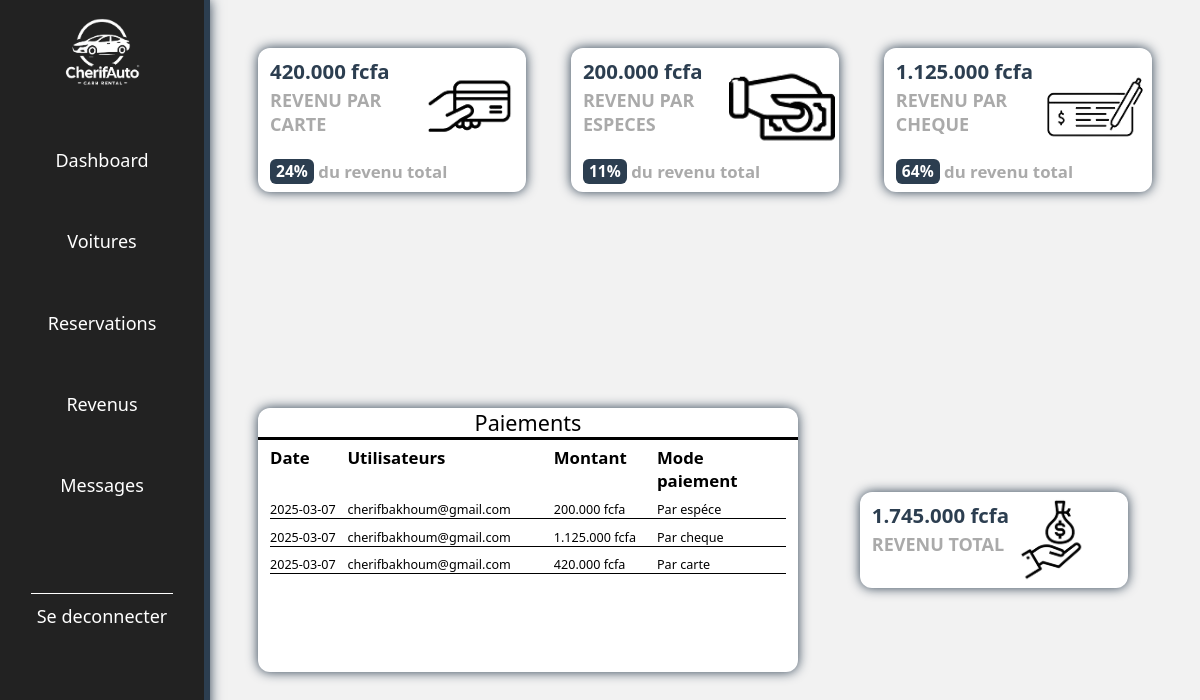
The app's page /admin/revenus.php with its own data.
### tables this page shows
CREATE TABLE `paiements` (
  `id_paiement` int(11) NOT NULL,
  `id_reservation` int(11) NOT NULL,
  `montant` varchar(32) NOT NULL,
  `date_paiement` varchar(16) NOT NULL,
  `mode_paiement` varchar(16) NOT NULL
);

CREATE TABLE `reservations` (
  `id_reservation` int(11) NOT NULL,
  `id_client` int(11) NOT NULL,
  `id_voiture` int(11) NOT NULL,
  `date_debut` varchar(16) NOT NULL,
  `date_fin` varchar(16) NOT NULL,
  `statut_reservation` varchar(16) NOT NULL,
  `montant` varchar(16) NOT NULL
);

CREATE TABLE `clients` (
  `id_client` int(11) NOT NULL,
  `nom` varchar(32) NOT NULL,
  `prenom` varchar(32) NOT NULL,
  `email` varchar(64) NOT NULL,
  `password` varchar(128) NOT NULL,
  `date_naissance` varchar(16) NOT NULL,
  `adresse` varchar(64) NOT NULL,
  `num_permis` varchar(64) NOT NULL
);

### fonction.php (called while the page is built, shortened)
<?php
function nice($nombre){
    return number_format($nombre, 0, ',', '.')." fcfa/jour" ;
}
function getemail_client($id_client,$connect){
    $sql="SELECT email FROM clients WHERE id_client = ?";
    $requete = $connect->prepare($sql);
    $requete->execute([$id_client]);
    $match=$requete->fetch();
    return $match['email'];
}
function info_reservation($recherche,$id_reservation,$connect){
    $sql="SELECT $recherche FROM reservations WHERE id_reservation = ?";
    $requete = $connect->prepare($sql);
    $requete->execute([$id_reservation]);
    $match=$requete->fetch();
    return $match[$recherche];
}
function total_revenu($connect){
    $sql="SELECT SUM(montant) AS total FROM paiements";
    $requete = $connect->prepare($sql);
    $requete->execute();
    $match=$requete->fetch();
    if($match['total']==null)
    return 0;
    else return $match['total'];;
}
function total_revenu_par($mode,$connect){
    $sql="SELECT SUM(montant) AS total FROM paiements WHERE mode_paiement = ?";
    $requete = $connect->prepare($sql);
    $requete->execute([$mode]);
    $match=$requete->fetch();
    if($match['total']==null)
    return 0;
    else return $match['total'];;
}

### admin/revenus.php (the view, shortened to what this page needs)
<?php
require_once("../PDO.php");
require_once("../fonction.php");
$sql = "SELECT * FROM paiements";
$requete = $connect->prepare($sql);
$requete->execute();
$paiements = $requete->fetchAll();
?>
<!DOCTYPE html>
<html lang="en">
<head>
    <link rel="stylesheet" href="../css/alerte_notification.css">
    <link rel="stylesheet" href="../css/header_footer.css">
    <link rel="stylesheet" href="../css/revenus.css">
</head>
<body>
     <?php require_once('navbar.php') ?>
    <main>
        <div class="pblocs">
        <div class="pbloc">
            <div class="top">
                <div class="left">
                    <h2><?= substr(nice(total_revenu_par('Par carte',$connect)),0,-5) ?></h2>
                    <p>REVENU PAR CARTE</p>
                </div>
                <div class="right">
                    <img src="../img/logo_carte.png" alt="">
                </div>
            </div>
            <div class="bottom">
                <p><span><?= round(total_revenu_par('Par carte',$connect)/total_revenu($connect)*100) ?>%</span> du revenu total</p>
            </div>
        </div>
        <div class="pbloc">
            <div class="top">
                <div class="left">
                    <h2><?= substr(nice(total_revenu_par('Par espéce',$connect)),0,-5) ?></h2>
                    <p>REVENU PAR ESPECES</p>
                </div>
                <div class="right">
                    <img src="../img/logo_espece.png" alt="">
                </div>
            </div>
            <div class="bottom">
                <p><span><?= round(total_revenu_par('Par espéce',$connect)/total_revenu($connect)*100) ?>%</span> du revenu total</p>
            </div>
        </div>
        <div class="pbloc">
            <div class="top">
                <div class="left">
                    <h2><?=substr(nice(total_revenu_par('Par cheque',$connect)),0,-5)  ?></h2>
                    <p>REVENU PAR CHEQUE</p>
                </div>
                <div class="right">
                    <img src="../img/logo_cheque.png" alt="">
                </div>
            </div>
            <div class="bottom">
                <p><span><?= round(total_revenu_par('Par cheque',$connect)/total_revenu($connect)*100) ?>%</span> du revenu total</p>
            </div>
        </div>
    </div>
    <div class="gblocs">
        <div class="gbloc pmt">
            <div class="entete">
                <h1>Paiements</h1>
            </div>
            <div class="paiements">
                <span class="tete">Date</span>
                <span class="tete">Utilisateurs</span>
                <span class="tete">Montant</span>
                <span class="tete">Mode paiement</span>
                <?php foreach($paiements as $paiement) :?>
                        <span><?= $paiement['date_paiement'] ?></span>
                        <span><?= getemail_client(info_reservation('id_client',$paiement['id_reservation'],$connect),$connect) ?></span>
                        <span><?= substr(nice($paiement['montant']),0,-5) ?></span>
                        <span><?= $paiement['mode_paiement'] ?></span>
                <?php endforeach; ?>
            </div>
        </div>
        <div class="pbloc">
            <div class="top">
                <div class="left">
                    <h2><?=substr(nice(total_revenu($connect)),0,-5)  ?></h2>
                    <p>REVENU TOTAL</p>
                </div>
                <div class="right">
                    <img src="../img/icone_revenu.png" alt="">
                </div>
            </div>
        </div>
    </div>
    </main>
</body>
</html>

### css/alerte_notification.css (style rules this page uses)
:root { --bleu: rgba(44, 62, 80, 1); --vert: rgb(61, 143, 63); --orange: rgba(255, 152, 0, 1) }

### css/header_footer.css (style rules this page uses)
:root { --bleu: rgba(44, 62, 80, 1); --orange : rgba(255, 152, 0, 1); --vert: rgb(61, 143, 63); }

### css/revenus.css (style rules this page uses)
:root { --bleu: rgba(44, 62, 80, 1); --vert: rgb(61, 143, 63); --orange : rgba(255, 152, 0, 1) }
* { padding: 0; margin: 0; box-sizing: border-box; font-family: 'Segoe UI', Tahoma, Geneva, Verdana, sans-serif; }
body { display: flex; }
main { display: grid; width: 82.5vw; margin-left: 17.5vw; height: 100vh; background-color: rgba(242, 242, 242, 1); }
.pblocs { width: 100%; display: flex; justify-content: space-between; padding: 4vw; height: 38vh; }
.pbloc { background-color: white; width: 30%; height: 12vw; border-radius: 1vw; padding: 0.5vw 1vw; box-shadow: var(--bleu) 0 0 1vw; }
.pbloc h2 { font-size: 1.7vw; padding: 0.25vw 0; color: var(--bleu); }
.top { display: flex; height: 80%; justify-content: space-between; }
.top img { height: 100%; }
.left { height: 100%; width: 60%; }
.right { width: 40%; }
.pbloc p { font-size: 1.4vw; font-weight: 600; color: rgb(170, 170, 170); height: 2.8vw; }
.top p { font-size: 1.5vw ; }
.pbloc span { font-size: 1.3vw; font-weight: 600; background-color: var(--bleu); color: white; padding: 0.1vw 0.5vw; border-radius: 0.5vw; }
.gblocs { display: flex; justify-content: space-between; padding: 2vw 4vw 4vw 4vw; height: 62vh; align-items: center; }
.gbloc { background-color: white; border-radius: 1vw; box-shadow: var(--bleu) 0 0 1vw; }
.gblocs .pbloc { height: 8vw; margin-right: 2vw; }
.gblocs .pbloc .top { height: 100%; }
.pmt { width: 45vw; height: 22vw; overflow-y: scroll; }
.entete { display: flex; align-items: center; justify-content: center; color: black; height: 12%; border-radius: 0.8vw 0.8vw 0 0; padding: 0.3vw 1vw; border-bottom: black 3px solid; }
.entete h1 { font-size: 1.8vw; font-weight: 500; }
.paiements { display: grid; grid-template-columns: 15% 40% 20% 25%; row-gap: 0.8vw; font-size: 1.05vw; padding: 0.5vw 1vw; }
.paiements span { border-bottom: 1px black solid; }
.paiements .tete { font-size: 1.4vw; border: none; font-weight: 600; }

### records on screen
paiements: date_paiement "2025-03-07", id_reservation.email "cherifbakhoum@gmail.com", montant "200.000 fcfa", mode_paiement "Par espéce"
paiements: date_paiement "2025-03-07", id_reservation.email "cherifbakhoum@gmail.com", montant "1.125.000 fcfa", mode_paiement "Par cheque"
paiements: date_paiement "2025-03-07", id_reservation.email "cherifbakhoum@gmail.com", montant "420.000 fcfa", mode_paiement "Par carte"

### other values on screen
substr(nice(total_revenu_par('Par carte',$connect)),0,-5) "420.000 fcfa"
total_revenu_par('Par carte',$connect)/total_revenu($connect)*100 "24"
substr(nice(total_revenu_par('Par espéce',$connect)),0,-5) "200.000 fcfa"
total_revenu_par('Par espéce',$connect)/total_revenu($connect)*100 "11"
substr(nice(total_revenu_par('Par cheque',$connect)),0,-5) "1.125.000 fcfa"
total_revenu_par('Par cheque',$connect)/total_revenu($connect)*100 "64"
substr(nice(total_revenu($connect)),0,-5) "1.745.000 fcfa"
